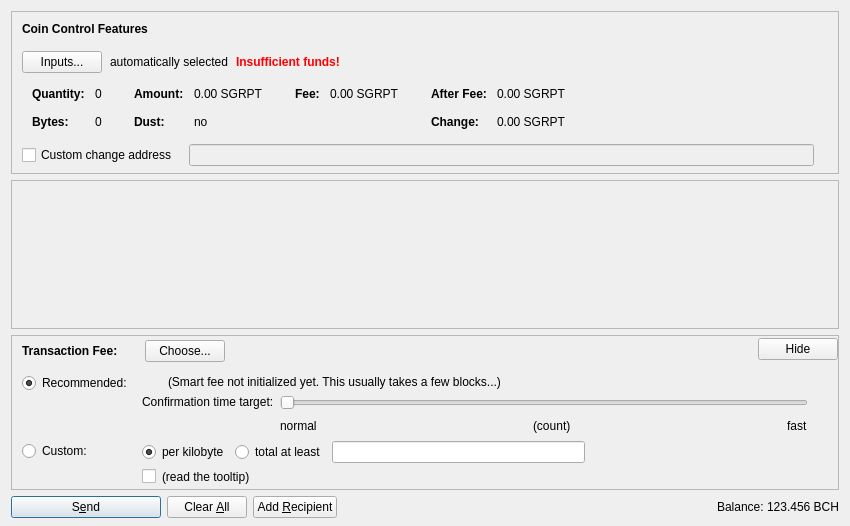
<?xml version="1.0" encoding="UTF-8"?>
<ui version="4.0">
 <class>SendCoinsDialog</class>
 <widget class="QDialog" name="SendCoinsDialog">
  <property name="geometry">
   <rect>
    <x>0</x>
    <y>0</y>
    <width>850</width>
    <height>526</height>
   </rect>
  </property>
  <property name="windowTitle">
   <string>Send Coins</string>
  </property>
  <layout class="QVBoxLayout" name="verticalLayout" stretch="0,1,0,0">
   <property name="bottomMargin">
    <number>8</number>
   </property>
   <item>
    <widget class="QFrame" name="frameCoinControl">
     <property name="sizePolicy">
      <sizepolicy hsizetype="Expanding" vsizetype="Expanding">
       <horstretch>0</horstretch>
       <verstretch>0</verstretch>
      </sizepolicy>
     </property>
     <property name="maximumSize">
      <size>
       <width>16777215</width>
       <height>16777215</height>
      </size>
     </property>
     <property name="frameShape">
      <enum>QFrame::StyledPanel</enum>
     </property>
     <property name="frameShadow">
      <enum>QFrame::Sunken</enum>
     </property>
     <layout class="QVBoxLayout" name="verticalLayoutCoinControl2">
      <property name="spacing">
       <number>0</number>
      </property>
      <property name="leftMargin">
       <number>0</number>
      </property>
      <property name="topMargin">
       <number>0</number>
      </property>
      <property name="rightMargin">
       <number>0</number>
      </property>
      <property name="bottomMargin">
       <number>6</number>
      </property>
      <item>
       <layout class="QVBoxLayout" name="verticalLayoutCoinControl" stretch="0,0,0,0,1">
        <property name="spacing">
         <number>0</number>
        </property>
        <property name="leftMargin">
         <number>10</number>
        </property>
        <property name="topMargin">
         <number>10</number>
        </property>
        <item>
         <layout class="QHBoxLayout" name="horizontalLayoutCoinControl1">
          <property name="bottomMargin">
           <number>15</number>
          </property>
          <item>
           <widget class="QLabel" name="labelCoinControlFeatures">
            <property name="sizePolicy">
             <sizepolicy hsizetype="Preferred" vsizetype="Maximum">
              <horstretch>0</horstretch>
              <verstretch>0</verstretch>
             </sizepolicy>
            </property>
            <property name="font">
             <font>
              <weight>75</weight>
              <bold>true</bold>
             </font>
            </property>
            <property name="styleSheet">
             <string notr="true">font-weight:bold;</string>
            </property>
            <property name="text">
             <string>Coin Control Features</string>
            </property>
           </widget>
          </item>
         </layout>
        </item>
        <item>
         <layout class="QHBoxLayout" name="horizontalLayoutCoinControl2" stretch="0,0,0,0">
          <property name="spacing">
           <number>8</number>
          </property>
          <property name="bottomMargin">
           <number>10</number>
          </property>
          <item>
           <widget class="QPushButton" name="pushButtonCoinControl">
            <property name="styleSheet">
             <string notr="true"/>
            </property>
            <property name="text">
             <string>Inputs...</string>
            </property>
            <property name="autoDefault">
             <bool>false</bool>
            </property>
           </widget>
          </item>
          <item>
           <widget class="QLabel" name="labelCoinControlAutomaticallySelected">
            <property name="text">
             <string>automatically selected</string>
            </property>
            <property name="margin">
             <number>5</number>
            </property>
           </widget>
          </item>
          <item>
           <widget class="QLabel" name="labelCoinControlInsuffFunds">
            <property name="font">
             <font>
              <weight>75</weight>
              <bold>true</bold>
             </font>
            </property>
            <property name="styleSheet">
             <string notr="true">color:red;font-weight:bold;</string>
            </property>
            <property name="text">
             <string>Insufficient funds!</string>
            </property>
            <property name="margin">
             <number>5</number>
            </property>
           </widget>
          </item>
          <item>
           <spacer name="horizontalSpacerCoinControl">
            <property name="orientation">
             <enum>Qt::Horizontal</enum>
            </property>
            <property name="sizeHint" stdset="0">
             <size>
              <width>40</width>
              <height>1</height>
             </size>
            </property>
           </spacer>
          </item>
         </layout>
        </item>
        <item>
         <widget class="QWidget" name="widgetCoinControl" native="true">
          <property name="sizePolicy">
           <sizepolicy hsizetype="Preferred" vsizetype="Preferred">
            <horstretch>0</horstretch>
            <verstretch>0</verstretch>
           </sizepolicy>
          </property>
          <property name="minimumSize">
           <size>
            <width>0</width>
            <height>0</height>
           </size>
          </property>
          <property name="styleSheet">
           <string notr="true"/>
          </property>
          <layout class="QHBoxLayout" name="horizontalLayoutCoinControl5">
           <property name="leftMargin">
            <number>0</number>
           </property>
           <property name="topMargin">
            <number>0</number>
           </property>
           <property name="rightMargin">
            <number>0</number>
           </property>
           <property name="bottomMargin">
            <number>0</number>
           </property>
           <item>
            <layout class="QHBoxLayout" name="horizontalLayoutCoinControl3" stretch="0,0,0,1">
             <property name="spacing">
              <number>20</number>
             </property>
             <property name="topMargin">
              <number>0</number>
             </property>
             <property name="bottomMargin">
              <number>10</number>
             </property>
             <item>
              <layout class="QFormLayout" name="formLayoutCoinControl1">
               <property name="horizontalSpacing">
                <number>10</number>
               </property>
               <property name="verticalSpacing">
                <number>14</number>
               </property>
               <property name="leftMargin">
                <number>10</number>
               </property>
               <property name="topMargin">
                <number>4</number>
               </property>
               <property name="rightMargin">
                <number>6</number>
               </property>
               <item row="0" column="0">
                <widget class="QLabel" name="labelCoinControlQuantityText">
                 <property name="font">
                  <font>
                   <weight>75</weight>
                   <bold>true</bold>
                  </font>
                 </property>
                 <property name="text">
                  <string>Quantity:</string>
                 </property>
                 <property name="margin">
                  <number>0</number>
                 </property>
                </widget>
               </item>
               <item row="0" column="1">
                <widget class="QLabel" name="labelCoinControlQuantity">
                 <property name="cursor">
                  <cursorShape>IBeamCursor</cursorShape>
                 </property>
                 <property name="contextMenuPolicy">
                  <enum>Qt::ActionsContextMenu</enum>
                 </property>
                 <property name="text">
                  <string notr="true">0</string>
                 </property>
                 <property name="margin">
                  <number>0</number>
                 </property>
                 <property name="textInteractionFlags">
                  <set>Qt::LinksAccessibleByMouse|Qt::TextSelectableByKeyboard|Qt::TextSelectableByMouse</set>
                 </property>
                </widget>
               </item>
               <item row="1" column="0">
                <widget class="QLabel" name="labelCoinControlBytesText">
                 <property name="font">
                  <font>
                   <weight>75</weight>
                   <bold>true</bold>
                  </font>
                 </property>
                 <property name="text">
                  <string>Bytes:</string>
                 </property>
                </widget>
               </item>
               <item row="1" column="1">
                <widget class="QLabel" name="labelCoinControlBytes">
                 <property name="cursor">
                  <cursorShape>IBeamCursor</cursorShape>
                 </property>
                 <property name="contextMenuPolicy">
                  <enum>Qt::ActionsContextMenu</enum>
                 </property>
                 <property name="text">
                  <string notr="true">0</string>
                 </property>
                 <property name="textInteractionFlags">
                  <set>Qt::LinksAccessibleByMouse|Qt::TextSelectableByKeyboard|Qt::TextSelectableByMouse</set>
                 </property>
                </widget>
               </item>
              </layout>
             </item>
             <item>
              <layout class="QFormLayout" name="formLayoutCoinControl2">
               <property name="horizontalSpacing">
                <number>10</number>
               </property>
               <property name="verticalSpacing">
                <number>14</number>
               </property>
               <property name="leftMargin">
                <number>6</number>
               </property>
               <property name="topMargin">
                <number>4</number>
               </property>
               <property name="rightMargin">
                <number>6</number>
               </property>
               <item row="0" column="0">
                <widget class="QLabel" name="labelCoinControlAmountText">
                 <property name="font">
                  <font>
                   <weight>75</weight>
                   <bold>true</bold>
                  </font>
                 </property>
                 <property name="text">
                  <string>Amount:</string>
                 </property>
                 <property name="margin">
                  <number>0</number>
                 </property>
                </widget>
               </item>
               <item row="0" column="1">
                <widget class="QLabel" name="labelCoinControlAmount">
                 <property name="cursor">
                  <cursorShape>IBeamCursor</cursorShape>
                 </property>
                 <property name="contextMenuPolicy">
                  <enum>Qt::ActionsContextMenu</enum>
                 </property>
                 <property name="text">
                  <string notr="true">0.00 SGRPT</string>
                 </property>
                 <property name="textInteractionFlags">
                  <set>Qt::LinksAccessibleByMouse|Qt::TextSelectableByKeyboard|Qt::TextSelectableByMouse</set>
                 </property>
                </widget>
               </item>
               <item row="1" column="0">
                <widget class="QLabel" name="labelCoinControlLowOutputText">
                 <property name="font">
                  <font>
                   <weight>75</weight>
                   <bold>true</bold>
                  </font>
                 </property>
                 <property name="text">
                  <string>Dust:</string>
                 </property>
                </widget>
               </item>
               <item row="1" column="1">
                <widget class="QLabel" name="labelCoinControlLowOutput">
                 <property name="cursor">
                  <cursorShape>IBeamCursor</cursorShape>
                 </property>
                 <property name="contextMenuPolicy">
                  <enum>Qt::ActionsContextMenu</enum>
                 </property>
                 <property name="text">
                  <string notr="true">no</string>
                 </property>
                 <property name="textInteractionFlags">
                  <set>Qt::LinksAccessibleByMouse|Qt::TextSelectableByKeyboard|Qt::TextSelectableByMouse</set>
                 </property>
                </widget>
               </item>
              </layout>
             </item>
             <item>
              <layout class="QFormLayout" name="formLayoutCoinControl3">
               <property name="horizontalSpacing">
                <number>10</number>
               </property>
               <property name="verticalSpacing">
                <number>14</number>
               </property>
               <property name="leftMargin">
                <number>6</number>
               </property>
               <property name="topMargin">
                <number>4</number>
               </property>
               <property name="rightMargin">
                <number>6</number>
               </property>
               <item row="0" column="0">
                <widget class="QLabel" name="labelCoinControlFeeText">
                 <property name="font">
                  <font>
                   <weight>75</weight>
                   <bold>true</bold>
                  </font>
                 </property>
                 <property name="text">
                  <string>Fee:</string>
                 </property>
                 <property name="margin">
                  <number>0</number>
                 </property>
                </widget>
               </item>
               <item row="0" column="1">
                <widget class="QLabel" name="labelCoinControlFee">
                 <property name="cursor">
                  <cursorShape>IBeamCursor</cursorShape>
                 </property>
                 <property name="contextMenuPolicy">
                  <enum>Qt::ActionsContextMenu</enum>
                 </property>
                 <property name="text">
                  <string notr="true">0.00 SGRPT</string>
                 </property>
                 <property name="textInteractionFlags">
                  <set>Qt::LinksAccessibleByMouse|Qt::TextSelectableByKeyboard|Qt::TextSelectableByMouse</set>
                 </property>
                </widget>
               </item>
              </layout>
             </item>
             <item>
              <layout class="QFormLayout" name="formLayoutCoinControl4">
               <property name="horizontalSpacing">
                <number>10</number>
               </property>
               <property name="verticalSpacing">
                <number>14</number>
               </property>
               <property name="leftMargin">
                <number>6</number>
               </property>
               <property name="topMargin">
                <number>4</number>
               </property>
               <property name="rightMargin">
                <number>6</number>
               </property>
               <item row="0" column="0">
                <widget class="QLabel" name="labelCoinControlAfterFeeText">
                 <property name="font">
                  <font>
                   <weight>75</weight>
                   <bold>true</bold>
                  </font>
                 </property>
                 <property name="text">
                  <string>After Fee:</string>
                 </property>
                 <property name="margin">
                  <number>0</number>
                 </property>
                </widget>
               </item>
               <item row="0" column="1">
                <widget class="QLabel" name="labelCoinControlAfterFee">
                 <property name="cursor">
                  <cursorShape>IBeamCursor</cursorShape>
                 </property>
                 <property name="contextMenuPolicy">
                  <enum>Qt::ActionsContextMenu</enum>
                 </property>
                 <property name="text">
                  <string notr="true">0.00 SGRPT</string>
                 </property>
                 <property name="textInteractionFlags">
                  <set>Qt::LinksAccessibleByMouse|Qt::TextSelectableByKeyboard|Qt::TextSelectableByMouse</set>
                 </property>
                </widget>
               </item>
               <item row="1" column="0">
                <widget class="QLabel" name="labelCoinControlChangeText">
                 <property name="font">
                  <font>
                   <weight>75</weight>
                   <bold>true</bold>
                  </font>
                 </property>
                 <property name="text">
                  <string>Change:</string>
                 </property>
                </widget>
               </item>
               <item row="1" column="1">
                <widget class="QLabel" name="labelCoinControlChange">
                 <property name="cursor">
                  <cursorShape>IBeamCursor</cursorShape>
                 </property>
                 <property name="contextMenuPolicy">
                  <enum>Qt::ActionsContextMenu</enum>
                 </property>
                 <property name="text">
                  <string notr="true">0.00 SGRPT</string>
                 </property>
                 <property name="textInteractionFlags">
                  <set>Qt::LinksAccessibleByMouse|Qt::TextSelectableByKeyboard|Qt::TextSelectableByMouse</set>
                 </property>
                </widget>
               </item>
              </layout>
             </item>
            </layout>
           </item>
          </layout>
         </widget>
        </item>
        <item>
         <layout class="QHBoxLayout" name="horizontalLayoutCoinControl4" stretch="0,0,0">
          <property name="spacing">
           <number>12</number>
          </property>
          <property name="sizeConstraint">
           <enum>QLayout::SetDefaultConstraint</enum>
          </property>
          <property name="topMargin">
           <number>5</number>
          </property>
          <property name="rightMargin">
           <number>5</number>
          </property>
          <item>
           <widget class="QCheckBox" name="checkBoxCoinControlChange">
            <property name="toolTip">
             <string>If this is activated, but the change address is empty or invalid, change will be sent to a newly generated address.</string>
            </property>
            <property name="text">
             <string>Custom change address</string>
            </property>
           </widget>
          </item>
          <item>
           <widget class="QValidatedLineEdit" name="lineEditCoinControlChange">
            <property name="enabled">
             <bool>false</bool>
            </property>
            <property name="sizePolicy">
             <sizepolicy hsizetype="Expanding" vsizetype="Fixed">
              <horstretch>0</horstretch>
              <verstretch>0</verstretch>
             </sizepolicy>
            </property>
           </widget>
          </item>
          <item>
           <widget class="QLabel" name="labelCoinControlChangeLabel">
            <property name="sizePolicy">
             <sizepolicy hsizetype="Preferred" vsizetype="Expanding">
              <horstretch>0</horstretch>
              <verstretch>0</verstretch>
             </sizepolicy>
            </property>
            <property name="minimumSize">
             <size>
              <width>0</width>
              <height>0</height>
             </size>
            </property>
            <property name="text">
             <string/>
            </property>
            <property name="margin">
             <number>3</number>
            </property>
           </widget>
          </item>
         </layout>
        </item>
        <item>
         <spacer name="verticalSpacerCoinControl">
          <property name="orientation">
           <enum>Qt::Vertical</enum>
          </property>
          <property name="sizeHint" stdset="0">
           <size>
            <width>800</width>
            <height>1</height>
           </size>
          </property>
         </spacer>
        </item>
       </layout>
      </item>
     </layout>
    </widget>
   </item>
   <item>
    <widget class="QScrollArea" name="scrollArea">
     <property name="widgetResizable">
      <bool>true</bool>
     </property>
     <widget class="QWidget" name="scrollAreaWidgetContents">
      <property name="geometry">
       <rect>
        <x>0</x>
        <y>0</y>
        <width>830</width>
        <height>104</height>
       </rect>
      </property>
      <layout class="QVBoxLayout" name="verticalLayout_2" stretch="0,1">
       <property name="leftMargin">
        <number>0</number>
       </property>
       <property name="topMargin">
        <number>0</number>
       </property>
       <property name="rightMargin">
        <number>0</number>
       </property>
       <property name="bottomMargin">
        <number>0</number>
       </property>
       <item>
        <layout class="QVBoxLayout" name="entries">
         <property name="spacing">
          <number>6</number>
         </property>
        </layout>
       </item>
       <item>
        <spacer name="verticalSpacer">
         <property name="orientation">
          <enum>Qt::Vertical</enum>
         </property>
         <property name="sizeHint" stdset="0">
          <size>
           <width>20</width>
           <height>40</height>
          </size>
         </property>
        </spacer>
       </item>
      </layout>
     </widget>
    </widget>
   </item>
   <item>
    <widget class="QFrame" name="frameFee">
     <property name="sizePolicy">
      <sizepolicy hsizetype="Expanding" vsizetype="Expanding">
       <horstretch>0</horstretch>
       <verstretch>0</verstretch>
      </sizepolicy>
     </property>
     <property name="maximumSize">
      <size>
       <width>16777215</width>
       <height>16777215</height>
      </size>
     </property>
     <property name="frameShape">
      <enum>QFrame::StyledPanel</enum>
     </property>
     <property name="frameShadow">
      <enum>QFrame::Sunken</enum>
     </property>
     <layout class="QVBoxLayout" name="verticalLayoutFee1">
      <property name="spacing">
       <number>0</number>
      </property>
      <property name="leftMargin">
       <number>0</number>
      </property>
      <property name="topMargin">
       <number>0</number>
      </property>
      <property name="rightMargin">
       <number>0</number>
      </property>
      <property name="bottomMargin">
       <number>0</number>
      </property>
      <item>
       <layout class="QVBoxLayout" name="verticalLayoutFee2" stretch="0,0,0">
        <property name="spacing">
         <number>0</number>
        </property>
        <property name="leftMargin">
         <number>10</number>
        </property>
        <property name="topMargin">
         <number>0</number>
        </property>
        <item>
         <layout class="QHBoxLayout" name="horizontalLayoutFee1">
          <property name="bottomMargin">
           <number>0</number>
          </property>
          <item>
           <layout class="QVBoxLayout" name="verticalLayoutFee7">
            <property name="spacing">
             <number>0</number>
            </property>
            <item>
             <spacer name="verticalSpacerSmartFee">
              <property name="orientation">
               <enum>Qt::Vertical</enum>
              </property>
              <property name="sizeType">
               <enum>QSizePolicy::Fixed</enum>
              </property>
              <property name="sizeHint" stdset="0">
               <size>
                <width>1</width>
                <height>4</height>
               </size>
              </property>
             </spacer>
            </item>
            <item>
             <layout class="QHBoxLayout" name="horizontalLayoutSmartFee">
              <property name="spacing">
               <number>10</number>
              </property>
              <item>
               <widget class="QLabel" name="labelFeeHeadline">
                <property name="sizePolicy">
                 <sizepolicy hsizetype="Preferred" vsizetype="Maximum">
                  <horstretch>0</horstretch>
                  <verstretch>0</verstretch>
                 </sizepolicy>
                </property>
                <property name="font">
                 <font>
                  <weight>75</weight>
                  <bold>true</bold>
                 </font>
                </property>
                <property name="styleSheet">
                 <string notr="true">font-weight:bold;</string>
                </property>
                <property name="text">
                 <string>Transaction Fee:</string>
                </property>
               </widget>
              </item>
              <item>
               <widget class="QLabel" name="labelFeeMinimized">
                <property name="text">
                 <string/>
                </property>
               </widget>
              </item>
              <item>
               <widget class="QPushButton" name="buttonChooseFee">
                <property name="text">
                 <string>Choose...</string>
                </property>
               </widget>
              </item>
             </layout>
            </item>
            <item>
             <spacer name="verticalSpacer_5">
              <property name="orientation">
               <enum>Qt::Vertical</enum>
              </property>
              <property name="sizeHint" stdset="0">
               <size>
                <width>1</width>
                <height>1</height>
               </size>
              </property>
             </spacer>
            </item>
           </layout>
          </item>
          <item>
           <spacer name="horizontalSpacer_4">
            <property name="orientation">
             <enum>Qt::Horizontal</enum>
            </property>
            <property name="sizeHint" stdset="0">
             <size>
              <width>40</width>
              <height>20</height>
             </size>
            </property>
           </spacer>
          </item>
          <item>
           <widget class="QPushButton" name="buttonMinimizeFee">
            <property name="toolTip">
             <string>collapse fee-settings</string>
            </property>
            <property name="text">
             <string>Hide</string>
            </property>
           </widget>
          </item>
         </layout>
        </item>
        <item>
         <widget class="QFrame" name="frameFeeSelection">
          <layout class="QVBoxLayout" name="verticalLayoutFee12">
           <property name="spacing">
            <number>0</number>
           </property>
           <property name="leftMargin">
            <number>0</number>
           </property>
           <property name="topMargin">
            <number>0</number>
           </property>
           <property name="rightMargin">
            <number>0</number>
           </property>
           <property name="bottomMargin">
            <number>0</number>
           </property>
           <item>
            <layout class="QGridLayout" name="gridLayoutFee">
             <property name="topMargin">
              <number>10</number>
             </property>
             <property name="bottomMargin">
              <number>4</number>
             </property>
             <property name="horizontalSpacing">
              <number>10</number>
             </property>
             <property name="verticalSpacing">
              <number>4</number>
             </property>
             <item row="1" column="1">
              <layout class="QVBoxLayout" name="verticalLayoutFee8">
               <property name="spacing">
                <number>6</number>
               </property>
               <item>
                <layout class="QHBoxLayout" name="horizontalLayoutFee13">
                 <item>
                  <widget class="QRadioButton" name="radioCustomPerKilobyte">
                   <property name="toolTip">
                    <string>If the custom fee is set to 1000 satoshis and the transaction is only 250 bytes, then &quot;per kilobyte&quot; only pays 250 satoshis in fee, while &quot;total at least&quot; pays 1000 satoshis. For transactions bigger than a kilobyte both pay by kilobyte.</string>
                   </property>
                   <property name="text">
                    <string>per kilobyte</string>
                   </property>
                   <property name="checked">
                    <bool>true</bool>
                   </property>
                   <attribute name="buttonGroup">
                    <string notr="true">groupCustomFee</string>
                   </attribute>
                  </widget>
                 </item>
                 <item>
                  <widget class="QRadioButton" name="radioCustomAtLeast">
                   <property name="toolTip">
                    <string>If the custom fee is set to 1000 satoshis and the transaction is only 250 bytes, then &quot;per kilobyte&quot; only pays 250 satoshis in fee, while &quot;total at least&quot; pays 1000 satoshis. For transactions bigger than a kilobyte both pay by kilobyte.</string>
                   </property>
                   <property name="text">
                    <string>total at least</string>
                   </property>
                   <attribute name="buttonGroup">
                    <string notr="true">groupCustomFee</string>
                   </attribute>
                  </widget>
                 </item>
                 <item>
                  <widget class="BitcoinAmountField" name="customFee"/>
                 </item>
                 <item>
                  <spacer name="horizontalSpacer_6">
                   <property name="orientation">
                    <enum>Qt::Horizontal</enum>
                   </property>
                   <property name="sizeHint" stdset="0">
                    <size>
                     <width>1</width>
                     <height>1</height>
                    </size>
                   </property>
                  </spacer>
                 </item>
                </layout>
               </item>
               <item>
                <layout class="QHBoxLayout" name="horizontalLayoutFee8">
                 <item>
                  <widget class="QCheckBox" name="checkBoxMinimumFee">
                   <property name="toolTip">
                    <string>Paying only the minimum fee is just fine as long as there is less transaction volume than space in the blocks. But be aware that this can end up in a never confirming transaction once there is more demand for bitcoin transactions than the network can process.</string>
                   </property>
                   <property name="text">
                    <string/>
                   </property>
                  </widget>
                 </item>
                 <item>
                  <widget class="QLabel" name="labelMinFeeWarning">
                   <property name="enabled">
                    <bool>true</bool>
                   </property>
                   <property name="toolTip">
                    <string>Paying only the minimum fee is just fine as long as there is less transaction volume than space in the blocks. But be aware that this can end up in a never confirming transaction once there is more demand for bitcoin transactions than the network can process.</string>
                   </property>
                   <property name="text">
                    <string>(read the tooltip)</string>
                   </property>
                   <property name="margin">
                    <number>5</number>
                   </property>
                  </widget>
                 </item>
                 <item>
                  <spacer name="horizontalSpacer_2">
                   <property name="orientation">
                    <enum>Qt::Horizontal</enum>
                   </property>
                   <property name="sizeHint" stdset="0">
                    <size>
                     <width>1</width>
                     <height>1</height>
                    </size>
                   </property>
                  </spacer>
                 </item>
                </layout>
               </item>
              </layout>
             </item>
             <item row="0" column="0">
              <layout class="QVBoxLayout" name="verticalLayoutFee4" stretch="0,1">
               <item>
                <widget class="QRadioButton" name="radioSmartFee">
                 <property name="text">
                  <string>Recommended:</string>
                 </property>
                 <property name="checked">
                  <bool>true</bool>
                 </property>
                 <attribute name="buttonGroup">
                  <string notr="true">groupFee</string>
                 </attribute>
                </widget>
               </item>
               <item>
                <spacer name="verticalSpacer_2">
                 <property name="orientation">
                  <enum>Qt::Vertical</enum>
                 </property>
                 <property name="sizeHint" stdset="0">
                  <size>
                   <width>1</width>
                   <height>1</height>
                  </size>
                 </property>
                </spacer>
               </item>
              </layout>
             </item>
             <item row="1" column="0">
              <layout class="QVBoxLayout" name="verticalLayoutFee9" stretch="0,1">
               <item>
                <widget class="QRadioButton" name="radioCustomFee">
                 <property name="text">
                  <string>Custom:</string>
                 </property>
                 <attribute name="buttonGroup">
                  <string notr="true">groupFee</string>
                 </attribute>
                </widget>
               </item>
               <item>
                <spacer name="verticalSpacer_6">
                 <property name="orientation">
                  <enum>Qt::Vertical</enum>
                 </property>
                 <property name="sizeHint" stdset="0">
                  <size>
                   <width>1</width>
                   <height>1</height>
                  </size>
                 </property>
                </spacer>
               </item>
              </layout>
             </item>
             <item row="0" column="1">
              <layout class="QVBoxLayout" name="verticalLayoutFee3" stretch="0,0,1">
               <property name="spacing">
                <number>6</number>
               </property>
               <property name="topMargin">
                <number>2</number>
               </property>
               <item>
                <layout class="QHBoxLayout" name="horizontalLayoutFee12">
                 <item>
                  <widget class="QLabel" name="labelSmartFee">
                   <property name="text">
                    <string/>
                   </property>
                   <property name="margin">
                    <number>2</number>
                   </property>
                  </widget>
                 </item>
                 <item>
                  <widget class="QLabel" name="labelFeeEstimation">
                   <property name="text">
                    <string/>
                   </property>
                  </widget>
                 </item>
                 <item>
                  <widget class="QLabel" name="labelSmartFee2">
                   <property name="text">
                    <string>(Smart fee not initialized yet. This usually takes a few blocks...)</string>
                   </property>
                   <property name="margin">
                    <number>2</number>
                   </property>
                  </widget>
                 </item>
                 <item>
                  <spacer name="horizontalSpacer_5">
                   <property name="orientation">
                    <enum>Qt::Horizontal</enum>
                   </property>
                   <property name="sizeHint" stdset="0">
                    <size>
                     <width>1</width>
                     <height>1</height>
                    </size>
                   </property>
                  </spacer>
                 </item>
                </layout>
               </item>
               <item>
                <layout class="QHBoxLayout" name="horizontalLayoutFee9">
                 <item>
                  <layout class="QVBoxLayout" name="verticalLayoutFee6">
                   <item>
                    <widget class="QLabel" name="labelSmartFee3">
                     <property name="text">
                      <string>Confirmation time target:</string>
                     </property>
                     <property name="margin">
                      <number>2</number>
                     </property>
                    </widget>
                   </item>
                   <item>
                    <spacer name="verticalSpacer_3">
                     <property name="orientation">
                      <enum>Qt::Vertical</enum>
                     </property>
                     <property name="sizeHint" stdset="0">
                      <size>
                       <width>1</width>
                       <height>1</height>
                      </size>
                     </property>
                    </spacer>
                   </item>
                  </layout>
                 </item>
                 <item>
                  <layout class="QVBoxLayout" name="verticalLayoutFee5">
                   <property name="rightMargin">
                    <number>30</number>
                   </property>
                   <item>
                    <widget class="QSlider" name="sliderSmartFee">
                     <property name="minimum">
                      <number>0</number>
                     </property>
                     <property name="maximum">
                      <number>23</number>
                     </property>
                     <property name="pageStep">
                      <number>1</number>
                     </property>
                     <property name="value">
                      <number>0</number>
                     </property>
                     <property name="orientation">
                      <enum>Qt::Horizontal</enum>
                     </property>
                     <property name="invertedAppearance">
                      <bool>false</bool>
                     </property>
                     <property name="invertedControls">
                      <bool>false</bool>
                     </property>
                     <property name="tickPosition">
                      <enum>QSlider::NoTicks</enum>
                     </property>
                    </widget>
                   </item>
                   <item>
                    <layout class="QHBoxLayout" name="horizontalLayoutFee10">
                     <item>
                      <widget class="QLabel" name="labelSmartFeeNormal">
                       <property name="text">
                        <string>normal</string>
                       </property>
                      </widget>
                     </item>
                     <item>
                      <spacer name="horizontalSpacer_7">
                       <property name="orientation">
                        <enum>Qt::Horizontal</enum>
                       </property>
                       <property name="sizeHint" stdset="0">
                        <size>
                         <width>40</width>
                         <height>20</height>
                        </size>
                       </property>
                      </spacer>
                     </item>
                     <item>
                      <widget class="QLabel" name="confirmationTargetLabel">
                       <property name="text">
                        <string notr="true">(count)</string>
                       </property>
                      </widget>
                     </item>
                     <item>
                      <spacer name="horizontalSpacer_3">
                       <property name="orientation">
                        <enum>Qt::Horizontal</enum>
                       </property>
                       <property name="sizeHint" stdset="0">
                        <size>
                         <width>40</width>
                         <height>20</height>
                        </size>
                       </property>
                      </spacer>
                     </item>
                     <item>
                      <widget class="QLabel" name="labelSmartFeeFast">
                       <property name="text">
                        <string>fast</string>
                       </property>
                      </widget>
                     </item>
                    </layout>
                   </item>
                  </layout>
                 </item>
                </layout>
               </item>
               <item>
                <spacer name="verticalSpacer_4">
                 <property name="orientation">
                  <enum>Qt::Vertical</enum>
                 </property>
                 <property name="sizeHint" stdset="0">
                  <size>
                   <width>1</width>
                   <height>1</height>
                  </size>
                 </property>
                </spacer>
               </item>
              </layout>
             </item>
            </layout>
           </item>
          </layout>
         </widget>
        </item>
        <item>
         <spacer name="verticalSpacerFee">
          <property name="orientation">
           <enum>Qt::Vertical</enum>
          </property>
          <property name="sizeHint" stdset="0">
           <size>
            <width>800</width>
            <height>1</height>
           </size>
          </property>
         </spacer>
        </item>
       </layout>
      </item>
     </layout>
    </widget>
   </item>
   <item>
    <layout class="QHBoxLayout" name="horizontalLayout">
     <item>
      <widget class="QPushButton" name="sendButton">
       <property name="minimumSize">
        <size>
         <width>150</width>
         <height>0</height>
        </size>
       </property>
       <property name="toolTip">
        <string>Confirm the send action</string>
       </property>
       <property name="text">
        <string>S&amp;end</string>
       </property>
       <property name="icon">
        <iconset resource="../bitcoin.qrc">
         <normaloff>:/icons/send</normaloff>:/icons/send</iconset>
       </property>
       <property name="autoDefault">
        <bool>false</bool>
       </property>
       <property name="default">
        <bool>true</bool>
       </property>
      </widget>
     </item>
     <item>
      <widget class="QPushButton" name="clearButton">
       <property name="sizePolicy">
        <sizepolicy hsizetype="Minimum" vsizetype="Fixed">
         <horstretch>0</horstretch>
         <verstretch>0</verstretch>
        </sizepolicy>
       </property>
       <property name="toolTip">
        <string>Clear all fields of the form.</string>
       </property>
       <property name="text">
        <string>Clear &amp;All</string>
       </property>
       <property name="icon">
        <iconset resource="../bitcoin.qrc">
         <normaloff>:/icons/remove</normaloff>:/icons/remove</iconset>
       </property>
       <property name="autoDefault">
        <bool>false</bool>
       </property>
      </widget>
     </item>
     <item>
      <widget class="QPushButton" name="addButton">
       <property name="toolTip">
        <string>Send to multiple recipients at once</string>
       </property>
       <property name="text">
        <string>Add &amp;Recipient</string>
       </property>
       <property name="icon">
        <iconset resource="../bitcoin.qrc">
         <normaloff>:/icons/add</normaloff>:/icons/add</iconset>
       </property>
       <property name="autoDefault">
        <bool>false</bool>
       </property>
      </widget>
     </item>
     <item>
      <spacer name="horizontalSpacer">
       <property name="orientation">
        <enum>Qt::Horizontal</enum>
       </property>
       <property name="sizeHint" stdset="0">
        <size>
         <width>40</width>
         <height>20</height>
        </size>
       </property>
      </spacer>
     </item>
     <item>
      <layout class="QHBoxLayout" name="horizontalLayout_2">
       <property name="spacing">
        <number>3</number>
       </property>
       <item>
        <widget class="QLabel" name="label">
         <property name="sizePolicy">
          <sizepolicy hsizetype="Preferred" vsizetype="Fixed">
           <horstretch>0</horstretch>
           <verstretch>0</verstretch>
          </sizepolicy>
         </property>
         <property name="text">
          <string>Balance:</string>
         </property>
        </widget>
       </item>
       <item>
        <widget class="QLabel" name="labelBalance">
         <property name="sizePolicy">
          <sizepolicy hsizetype="Preferred" vsizetype="Fixed">
           <horstretch>0</horstretch>
           <verstretch>0</verstretch>
          </sizepolicy>
         </property>
         <property name="cursor">
          <cursorShape>IBeamCursor</cursorShape>
         </property>
         <property name="text">
          <string notr="true">123.456 BCH</string>
         </property>
         <property name="textInteractionFlags">
          <set>Qt::LinksAccessibleByMouse|Qt::TextSelectableByKeyboard|Qt::TextSelectableByMouse</set>
         </property>
        </widget>
       </item>
      </layout>
     </item>
    </layout>
   </item>
  </layout>
 </widget>
 <customwidgets>
  <customwidget>
   <class>QValidatedLineEdit</class>
   <extends>QLineEdit</extends>
   <header>qvalidatedlineedit.h</header>
  </customwidget>
  <customwidget>
   <class>BitcoinAmountField</class>
   <extends>QLineEdit</extends>
   <header>bitcoinamountfield.h</header>
   <container>1</container>
  </customwidget>
 </customwidgets>
 <resources>
  <include location="../bitcoin.qrc"/>
 </resources>
 <connections/>
 <buttongroups>
  <buttongroup name="groupFee"/>
  <buttongroup name="groupCustomFee"/>
 </buttongroups>
</ui>
